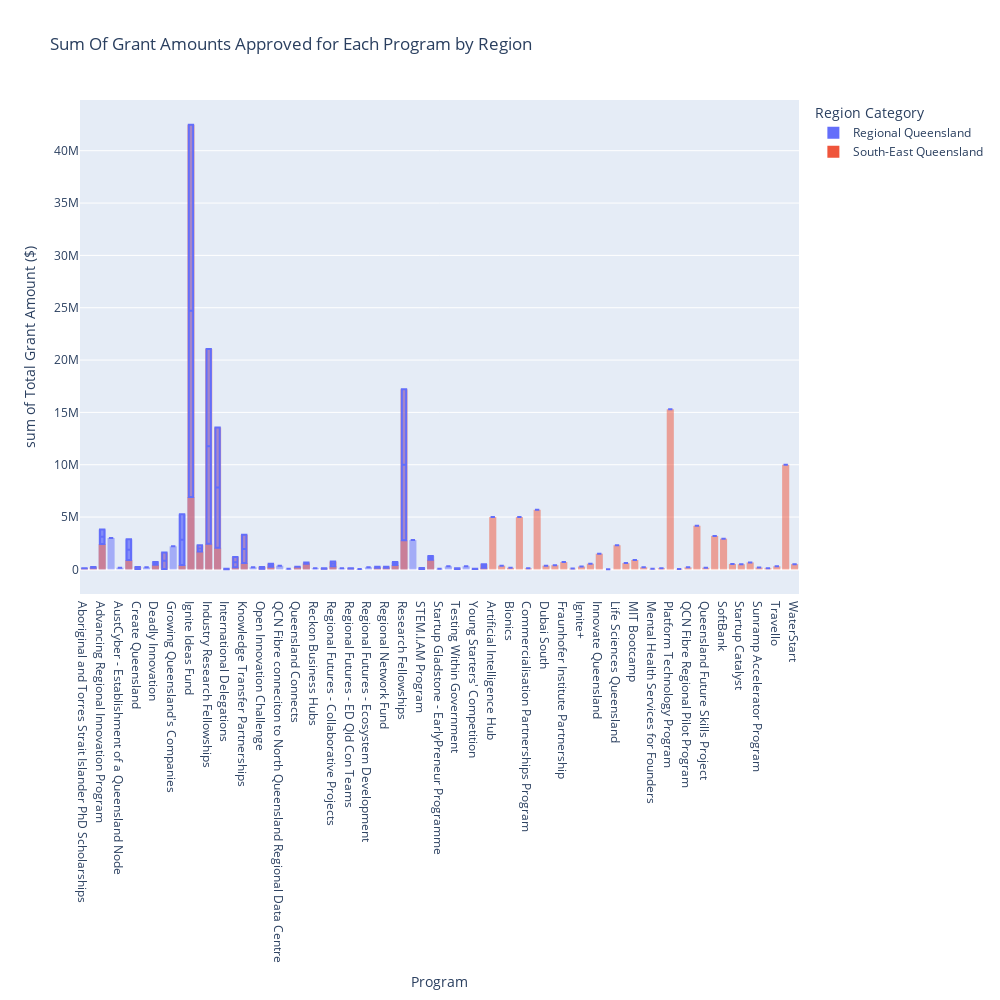

Here is the notebook cell this chart was saved with:
### Markdown cell above
## 6 Total Of Grant Amounts Approved for Each Program by Region:
This plot effectively combines and visualizes significant financial data, providing insights into how grant funding is distributed across various programs in the given regions. It highlights the total funding and the variability within that funding, assisting in decision-making and analysis for parties interested in regional funding allocations.By analysing this histogram it shows the ignite ideal fund in south east queensland most grand amount

### Code cell
df['Region Category'] = df['Local Government /Council'].apply(classify_region)
# Filtering to include only the categorized regions if other regions are present
filtered = df[df['Region Category'].isin(['South-East Queensland', 'Regional Queensland'])]

# Calculate total grants per program within the filtered regions, then sort
grants = filtered.groupby(['Region Category', 'Program'])['Actual Contractual Commitment ($)'].sum().reset_index()

# Creating a histogram with an overlay of a box plot for the filtered data
amount_show = px.histogram(grants, x='Program', y='Actual Contractual Commitment ($)',
                         color='Region Category',  # Differentiate by region
                         title='Sum Of Grant Amounts Approved for Each Program by Region',
                         labels={'Actual Contractual Commitment ($)': 'Total Grant Amount ($)'},
                         barmode='overlay')

# Adding a box plot trace
box = px.box(grants, x='Program', y='Actual Contractual Commitment ($)')
amount_show.add_trace(box.data[0])

# Update layout
amount_show.update_layout(width=1000, height=1000)

# Show the plot
amount_show.show()

### Figure 1 — Plotly figure (JSON) as saved in the notebook; plotly's stock layout.template omitted (floating-point values rounded to 4 significant figures)
{"data": [{"alignmentgroup": "True", "bingroup": "x", "histfunc": "sum", "hovertemplate": "Region Category=Regional Queensland<br>Program=%{x}<br>sum of Total Grant Amount ($)=%{y}<extra></extra>", "legendgroup": "Regional Queensland", "marker": {"color": "#636efa", "opacity": 0.5, "pattern": {"shape": ""}}, "name": "Regional Queensland", "offsetgroup": "Regional Queensland", "orientation": "v", "showlegend": true, "type": "histogram", "x": ["Aboriginal and Torres Strait Islander PhD Scholarships", "Aboriginal and Torres Strait Islander Research Fellowships", "Advancing Regional Innovation Program", "Agtech and Logistics Hub", "AustCyber - Establishment of a Queensland Node", "Biofutures Commercialisation Program", "Create Queensland", "Deadly Data", "Deadly Innovation", "Female Founders Program", "Growing Queensland's Companies", "Hot DesQ", "Ignite Ideas Fund", "Industry Accelerators", "Industry Research Fellowships", "Innovation Partnerships Grants", "International Delegations", "Johnson & Johnson", "Knowledge Transfer Partnerships", "Mackay Clinical Trials", "Open Innovation Challenge", "PhD Scholarships", "QCN Fibre conneciton to North Queensland Regional Data Centre", "QiHub", "Queensland Connects", "Queensland Startup Events and Activities Fund", "Reckon Business Hubs", "Regional Business Angels Support Program", "Regional Futures - Collaborative Projects", "Regional Futures - ED PUQRSIN", "Regional Futures - ED Qld Con Teams", "Regional Futures - ED TFN Cluster", "Regional Futures - Ecosystem Development", "Regional Futures - Events and Activations", "Regional Network Fund", "Regional Startup Hubs Support Program", "Research Fellowships", "Rockhampton Technology and Innovation Centre", "STEM.I.AM Program", "Small Business Innovation Research", "Startup Gladstone - EarlyPreneur Programme", "States of Change", "Testing Within Government", "Yarrabah Business Accelerator Incubation Hub", "Young Starters' Competition", "Young Starters' Fund"], "xaxis": "x", "y": [107084, 158032, 3819578, 3000000, 160000, 2879129, 40000, 195391, 712688, 30000, 2202334, 5260500, 6918146, 1702020, 2459392, 2077698, 26500, 199475, 602756, 200000, 74000, 254500, 350000, 52000, 248858, 536239, 119000, 65540, 312840, 105000, 120000, 37500, 200000, 241734, 150108, 702500, 2783024, 2800000, 142629, 1281882, 60000, 300000, 35000, 300000, 30000, 155908], "yaxis": "y"}, {"alignmentgroup": "True", "bingroup": "x", "histfunc": "sum", "hovertemplate": "Region Category=South-East Queensland<br>Program=%{x}<br>sum of Total Grant Amount ($)=%{y}<extra></extra>", "legendgroup": "South-East Queensland", "marker": {"color": "#EF553B", "opacity": 0.5, "pattern": {"shape": ""}}, "name": "South-East Queensland", "offsetgroup": "South-East Queensland", "orientation": "v", "showlegend": true, "type": "histogram", "x": ["Aboriginal and Torres Strait Islander PhD Scholarships", "Aboriginal and Torres Strait Islander Research Fellowships", "Advancing Regional Innovation Program", "Artificial Intelligence Hub", "BDO Business of Entrepreneurship", "Biofutures Commercialisation Program", "Bionics", "Clem Jones Centre for Ageing Dementia Research", "Commercialisation Partnerships Program", "Create Queensland", "Data61", "Deadly Innovation", "Dubai South", "Female Founders Program", "Founders Fellowships", "Fraunhofer Institute Partnership", "Global CEO Challenge", "Hot DesQ", "Ignite Ideas Fund", "Ignite+", "Industry Accelerators", "Industry Research Fellowships", "Industry Tech Fund", "Innovate Queensland", "Innovation Partnerships Grants", "Innovation Precincts and Places", "International Delegations", "Johnson & Johnson", "Knowledge Transfer Partnerships", "Life Sciences Queensland", "Life Sciences Queensland - Catalyst", "MIT Bootcamp", "MIT Regional Entrepreneurship Acceleration Program", "Mental Health Services for Founders", "Open Innovation Challenge", "Orange Sky - Campfire", "PhD Scholarships", "Platform Technology Program", "Private Sector Pathways Program", "QCN Fibre Regional Pilot Program", "Queensland Connects", "Queensland Emory Drug Discovery Initiative", "Queensland Future Skills Project", "Queensland Startup Events and Activities Fund", "Regional Business Angels Support Program", "Regional Futures - Collaborative Projects", "Regional Futures - ED Qld Con Teams", "Regional Futures - Events and Activations", "Regional Network Fund", "Regional Startup Hubs Support Program", "Research Fellowships", "STEM.I.AM Program", "Siemens Healthcare", "Small Business Innovation Research", "SoftBank", "Sports Science Challenge", "Startup Catalyst", "Startup Onramp Regional Program", "Sunramp Accelerator Program", "Testing Within Government", "Therabubble", "Travello", "UQ - COVID-19 Vaccine", "WaterStart", "Young Starters' Competition", "Young Starters' Fund"], "xaxis": "x", "y": [117500, 240000, 2432105, 5000000, 356396, 896000, 160000, 5000000, 111135, 225000, 5695000, 435000, 355000, 1624764, 400000, 700000, 75000, 414091, 42484762, 275880, 2305800, 21054447, 546027, 1500000, 13562567, 10000, 66000, 1182420, 3303637, 2310000, 600000, 900000, 205000, 52499, 230000, 120000, 536970, 15307672, 47345, 197000, 250000, 4169000, 157440, 654507, 117299, 749676, 90000, 155155, 259500, 420961, 17215329, 34970, 3198649, 919118, 2936180, 520175, 494000, 667000, 180000, 115500, 114309, 300000, 10000000, 500000, 60000, 500647], "yaxis": "y"}, {"alignmentgroup": "True", "hovertemplate": "Program=%{x}<br>Actual Contractual Commitment ($)=%{y}<extra></extra>", "legendgroup": "", "marker": {"color": "#636efa"}, "name": "", "notched": false, "offsetgroup": "", "orientation": "v", "showlegend": false, "type": "box", "x": ["Aboriginal and Torres Strait Islander PhD Scholarships", "Aboriginal and Torres Strait Islander Research Fellowships", "Advancing Regional Innovation Program", "Agtech and Logistics Hub", "AustCyber - Establishment of a Queensland Node", "Biofutures Commercialisation Program", "Create Queensland", "Deadly Data", "Deadly Innovation", "Female Founders Program", "Growing Queensland's Companies", "Hot DesQ", "Ignite Ideas Fund", "Industry Accelerators", "Industry Research Fellowships", "Innovation Partnerships Grants", "International Delegations", "Johnson & Johnson", "Knowledge Transfer Partnerships", "Mackay Clinical Trials", "Open Innovation Challenge", "PhD Scholarships", "QCN Fibre conneciton to North Queensland Regional Data Centre", "QiHub", "Queensland Connects", "Queensland Startup Events and Activities Fund", "Reckon Business Hubs", "Regional Business Angels Support Program", "Regional Futures - Collaborative Projects", "Regional Futures - ED PUQRSIN", "Regional Futures - ED Qld Con Teams", "Regional Futures - ED TFN Cluster", "Regional Futures - Ecosystem Development", "Regional Futures - Events and Activations", "Regional Network Fund", "Regional Startup Hubs Support Program", "Research Fellowships", "Rockhampton Technology and Innovation Centre", "STEM.I.AM Program", "Small Business Innovation Research", "Startup Gladstone - EarlyPreneur Programme", "States of Change", "Testing Within Government", "Yarrabah Business Accelerator Incubation Hub", "Young Starters' Competition", "Young Starters' Fund", "Aboriginal and Torres Strait Islander PhD Scholarships", "Aboriginal and Torres Strait Islander Research Fellowships", "Advancing Regional Innovation Program", "Artificial Intelligence Hub", "BDO Business of Entrepreneurship", "Biofutures Commercialisation Program", "Bionics", "Clem Jones Centre for Ageing Dementia Research", "Commercialisation Partnerships Program", "Create Queensland", "Data61", "Deadly Innovation", "Dubai South", "Female Founders Program", "Founders Fellowships", "Fraunhofer Institute Partnership", "Global CEO Challenge", "Hot DesQ", "Ignite Ideas Fund", "Ignite+", "Industry Accelerators", "Industry Research Fellowships", "Industry Tech Fund", "Innovate Queensland", "Innovation Partnerships Grants", "Innovation Precincts and Places", "International Delegations", "Johnson & Johnson", "Knowledge Transfer Partnerships", "Life Sciences Queensland", "Life Sciences Queensland - Catalyst", "MIT Bootcamp", "MIT Regional Entrepreneurship Acceleration Program", "Mental Health Services for Founders", "Open Innovation Challenge", "Orange Sky - Campfire", "PhD Scholarships", "Platform Technology Program", "Private Sector Pathways Program", "QCN Fibre Regional Pilot Program", "Queensland Connects", "Queensland Emory Drug Discovery Initiative", "Queensland Future Skills Project", "Queensland Startup Events and Activities Fund", "Regional Business Angels Support Program", "Regional Futures - Collaborative Projects", "Regional Futures - ED Qld Con Teams", "Regional Futures - Events and Activations", "Regional Network Fund", "Regional Startup Hubs Support Program", "Research Fellowships", "STEM.I.AM Program", "Siemens Healthcare", "Small Business Innovation Research", "SoftBank", "Sports Science Challenge", "Startup Catalyst", "Startup Onramp Regional Program", "Sunramp Accelerator Program", "Testing Within Government", "Therabubble", "Travello", "UQ - COVID-19 Vaccine", "WaterStart", "Young Starters' Competition", "Young Starters' Fund"], "x0": " ", "xaxis": "x", "y": [107084, 158032, 3819578, 3000000, 160000, 2879129, 40000, 195391, 712688, 30000, 2202334, 5260500, 6918146, 1702020, 2459392, 2077698, 26500, 199475, 602756, 200000, 74000, 254500, 350000, 52000, 248858, 536239, 119000, 65540, 312840, 105000, 120000, 37500, 200000, 241734, 150108, 702500, 2783024, 2800000, 142629, 1281882, 60000, 300000, 35000, 300000, 30000, 155908, 117500, 240000, 2432105, 5000000, 356396, 896000, 160000, 5000000, 111135, 225000, 5695000, 435000, 355000, 1624764, 400000, 700000, 75000, 414091, 42484762, 275880, 2305800, 21054447, 546027, 1500000, 13562567, 10000, 66000, 1182420, 3303637, 2310000, 600000, 900000, 205000, 52499, 230000, 120000, 536970, 15307672, 47345, 197000, 250000, 4169000, 157440, 654507, 117299, 749676, 90000, 155155, 259500, 420961, 17215329, 34970, 3198649, 919118, 2936180, 520175, 494000, 667000, 180000, 115500, 114309, 300000, 10000000, 500000, 60000, 500647], "y0": " ", "yaxis": "y"}], "layout": {"barmode": "overlay", "height": 1000, "legend": {"title": {"text": "Region Category"}, "tracegroupgap": 0}, "title": {"text": "Sum Of Grant Amounts Approved for Each Program by Region"}, "width": 1000, "xaxis": {"anchor": "y", "autorange": true, "domain": [0, 1], "range": [-0.5, 80.5], "title": {"text": "Program"}, "type": "category"}, "yaxis": {"anchor": "x", "autorange": true, "domain": [0, 1], "range": [-2349709, 44844471], "title": {"text": "sum of Total Grant Amount ($)"}, "type": "linear"}}}
